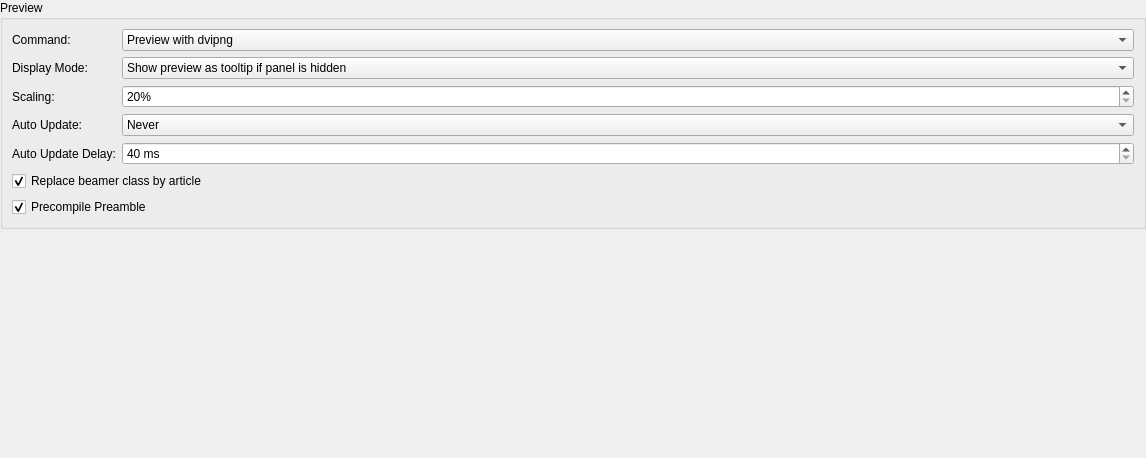
             <widget class="QWidget" name="scrollAreaPreviewLayout">
              <property name="geometry">
               <rect>
                <x>0</x>
                <y>0</y>
                <width>1146</width>
                <height>458</height>
               </rect>
              </property>
              <layout class="QVBoxLayout" name="verticalLayout_13">
               <property name="leftMargin">
                <number>0</number>
               </property>
               <property name="topMargin">
                <number>0</number>
               </property>
               <property name="rightMargin">
                <number>0</number>
               </property>
               <item>
                <widget class="QGroupBox" name="groupBox_5">
                 <property name="title">
                  <string>Preview</string>
                 </property>
                 <layout class="QGridLayout" name="gridLayout_5" columnstretch="0,1">
                  <item row="0" column="0">
                   <widget class="QLabel" name="label_31">
                    <property name="text">
                     <string>Command:</string>
                    </property>
                   </widget>
                  </item>
                  <item row="0" column="1">
                   <widget class="QComboBox" name="comboBoxDvi2PngMode">
                    <property name="advancedOption" stdset="0">
                     <bool>false</bool>
                    </property>
                    <item>
                     <property name="text">
                      <string>Preview with dvipng</string>
                     </property>
                    </item>
                    <item>
                     <property name="text">
                      <string>Preview with dvipng --follow (parallel)</string>
                     </property>
                    </item>
                    <item>
                     <property name="text">
                      <string>Preview with dvips/ghostscript</string>
                     </property>
                    </item>
                    <item>
                     <property name="text">
                      <string>Preview with pdflatex</string>
                     </property>
                    </item>
                    <item>
                     <property name="text">
                      <string>Preview with lualatex</string>
                     </property>
                    </item>
                    <item>
                     <property name="text">
                      <string>Preview with xelatex</string>
                     </property>
                    </item>
                   </widget>
                  </item>
                  <item row="1" column="0">
                   <widget class="QLabel" name="label_32">
                    <property name="text">
                     <string>Display Mode:</string>
                    </property>
                    <property name="advancedOption" stdset="0">
                     <bool>false</bool>
                    </property>
                   </widget>
                  </item>
                  <item row="1" column="1">
                   <widget class="QComboBox" name="comboBoxPreviewMode">
                    <property name="toolTip">
                     <string>When the mode is changed, the preview on formulas is displayed accordingly (but for Inline it's still a tooltip).</string>
                    </property>
                    <property name="advancedOption" stdset="0">
                     <bool>false</bool>
                    </property>
                    <item>
                     <property name="text">
                      <string>Show preview as tooltip if panel is hidden</string>
                     </property>
                    </item>
                    <item>
                     <property name="text">
                      <string>Always show preview in preview panel</string>
                     </property>
                    </item>
                    <item>
                     <property name="text">
                      <string>Always show preview as tool tip</string>
                     </property>
                    </item>
                    <item>
                     <property name="text">
                      <string>Always show both</string>
                     </property>
                    </item>
                    <item>
                     <property name="text">
                      <string>Inline</string>
                     </property>
                    </item>
                    <item>
                     <property name="text">
                      <string extracomment="Only available if pdflatex is used for compilation">Show in embedded viewer</string>
                     </property>
                    </item>
                   </widget>
                  </item>
                  <item row="3" column="0">
                   <widget class="QLabel" name="label_35">
                    <property name="toolTip">
                     <string>Update the preview on text change</string>
                    </property>
                    <property name="text">
                     <string>Auto Update:</string>
                    </property>
                   </widget>
                  </item>
                  <item row="3" column="1">
                   <widget class="QComboBox" name="comboBoxAutoPreview">
                    <item>
                     <property name="text">
                      <string>Never</string>
                     </property>
                    </item>
                    <item>
                     <property name="text">
                      <string>Previously previewed text</string>
                     </property>
                    </item>
                   </widget>
                  </item>
                  <item row="4" column="0">
                   <widget class="QLabel" name="label_36">
                    <property name="text">
                     <string>Auto Update Delay:</string>
                    </property>
                    <property name="advancedOption" stdset="0">
                     <bool>true</bool>
                    </property>
                   </widget>
                  </item>
                  <item row="4" column="1">
                   <widget class="QSpinBox" name="spinBoxAutoPreviewDelay">
                    <property name="suffix">
                     <string> ms</string>
                    </property>
                    <property name="minimum">
                     <number>40</number>
                    </property>
                    <property name="maximum">
                     <number>3000</number>
                    </property>
                    <property name="advancedOption" stdset="0">
                     <bool>true</bool>
                    </property>
                   </widget>
                  </item>
                  <item row="5" column="0" colspan="2">
                   <widget class="QCheckBox" name="checkBoxReplaceBeamer">
                    <property name="text">
                     <string>Replace beamer class by article</string>
                    </property>
                    <property name="checked">
                     <bool>true</bool>
                    </property>
                    <property name="advancedOption" stdset="0">
                     <bool>true</bool>
                    </property>
                   </widget>
                  </item>
                  <item row="6" column="0" colspan="2">
                   <widget class="QCheckBox" name="checkBoxPrecompilePreamble">
                    <property name="text">
                     <string>Precompile Preamble</string>
                    </property>
                    <property name="checked">
                     <bool>true</bool>
                    </property>
                    <property name="advancedOption" stdset="0">
                     <bool>true</bool>
                    </property>
                   </widget>
                  </item>
                  <item row="2" column="0">
                   <widget class="QLabel" name="label_75">
                    <property name="toolTip">
                     <string/>
                    </property>
                    <property name="text">
                     <string>Scaling:</string>
                    </property>
                   </widget>
                  </item>
                  <item row="2" column="1">
                   <widget class="QSpinBox" name="spinBoxSegmentPreviewScalePercent">
                    <property name="toolTip">
                     <string/>
                    </property>
                    <property name="specialValueText">
                     <string notr="true"/>
                    </property>
                    <property name="suffix">
                     <string>%</string>
                    </property>
                    <property name="minimum">
                     <number>20</number>
                    </property>
                    <property name="maximum">
                     <number>10000</number>
                    </property>
                    <property name="singleStep">
                     <number>10</number>
                    </property>
                   </widget>
                  </item>
                 </layout>
                </widget>
               </item>
               <item>
                <spacer name="verticalSpacer_2">
                 <property name="orientation">
                  <enum>Qt::Orientation::Vertical</enum>
                 </property>
                 <property name="sizeHint" stdset="0">
                  <size>
                   <width>20</width>
                   <height>1</height>
                  </size>
                 </property>
                </spacer>
               </item>
              </layout>
             </widget>
